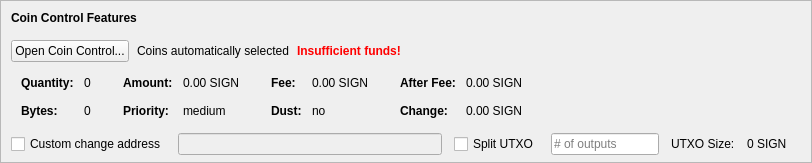
    <widget class="QFrame" name="frameCoinControl">
     <property name="sizePolicy">
      <sizepolicy hsizetype="Expanding" vsizetype="Expanding">
       <horstretch>0</horstretch>
       <verstretch>0</verstretch>
      </sizepolicy>
     </property>
     <property name="maximumSize">
      <size>
       <width>16777215</width>
       <height>16777215</height>
      </size>
     </property>
     <property name="frameShape">
      <enum>QFrame::StyledPanel</enum>
     </property>
     <property name="frameShadow">
      <enum>QFrame::Sunken</enum>
     </property>
     <layout class="QVBoxLayout" name="verticalLayoutCoinControl2">
      <property name="spacing">
       <number>0</number>
      </property>
      <property name="leftMargin">
       <number>0</number>
      </property>
      <property name="topMargin">
       <number>0</number>
      </property>
      <property name="rightMargin">
       <number>0</number>
      </property>
      <property name="bottomMargin">
       <number>6</number>
      </property>
      <item>
       <layout class="QVBoxLayout" name="verticalLayoutCoinControl" stretch="0,0,0,0,1">
        <property name="spacing">
         <number>0</number>
        </property>
        <property name="leftMargin">
         <number>10</number>
        </property>
        <property name="topMargin">
         <number>10</number>
        </property>
        <item>
         <layout class="QHBoxLayout" name="horizontalLayoutCoinControl1">
          <property name="bottomMargin">
           <number>15</number>
          </property>
          <item>
           <widget class="QLabel" name="labelCoinControlFeatures">
            <property name="sizePolicy">
             <sizepolicy hsizetype="Preferred" vsizetype="Maximum">
              <horstretch>0</horstretch>
              <verstretch>0</verstretch>
             </sizepolicy>
            </property>
            <property name="font">
             <font>
              <weight>75</weight>
              <bold>true</bold>
             </font>
            </property>
            <property name="styleSheet">
             <string notr="true">font-weight:bold;</string>
            </property>
            <property name="text">
             <string>Coin Control Features</string>
            </property>
           </widget>
          </item>
         </layout>
        </item>
        <item>
         <layout class="QHBoxLayout" name="horizontalLayoutCoinControl2" stretch="0,0,0,0">
          <property name="spacing">
           <number>8</number>
          </property>
          <property name="bottomMargin">
           <number>10</number>
          </property>
          <item>
           <widget class="QPushButton" name="pushButtonCoinControl">
            <property name="styleSheet">
             <string notr="true"/>
            </property>
            <property name="text">
             <string>Open Coin Control...</string>
            </property>
            <property name="autoDefault">
             <bool>false</bool>
            </property>
           </widget>
          </item>
          <item>
           <widget class="QLabel" name="labelCoinControlAutomaticallySelected">
            <property name="text">
             <string>Coins automatically selected</string>
            </property>
            <property name="margin">
             <number>5</number>
            </property>
           </widget>
          </item>
          <item>
           <widget class="QLabel" name="labelCoinControlInsuffFunds">
            <property name="font">
             <font>
              <weight>75</weight>
              <bold>true</bold>
             </font>
            </property>
            <property name="styleSheet">
             <string notr="true">color:red;font-weight:bold;</string>
            </property>
            <property name="text">
             <string>Insufficient funds!</string>
            </property>
            <property name="margin">
             <number>5</number>
            </property>
           </widget>
          </item>
          <item>
           <spacer name="horizontalSpacerCoinControl">
            <property name="orientation">
             <enum>Qt::Horizontal</enum>
            </property>
            <property name="sizeHint" stdset="0">
             <size>
              <width>40</width>
              <height>1</height>
             </size>
            </property>
           </spacer>
          </item>
         </layout>
        </item>
        <item>
         <widget class="QWidget" name="widgetCoinControl" native="true">
          <property name="sizePolicy">
           <sizepolicy hsizetype="Preferred" vsizetype="Preferred">
            <horstretch>0</horstretch>
            <verstretch>0</verstretch>
           </sizepolicy>
          </property>
          <property name="minimumSize">
           <size>
            <width>0</width>
            <height>0</height>
           </size>
          </property>
          <property name="styleSheet">
           <string notr="true"/>
          </property>
          <layout class="QHBoxLayout" name="horizontalLayoutCoinControl5">
           <property name="leftMargin">
            <number>0</number>
           </property>
           <property name="topMargin">
            <number>0</number>
           </property>
           <property name="rightMargin">
            <number>0</number>
           </property>
           <property name="bottomMargin">
            <number>0</number>
           </property>
           <item>
            <layout class="QHBoxLayout" name="horizontalLayoutCoinControl3" stretch="0,0,0,1">
             <property name="spacing">
              <number>20</number>
             </property>
             <property name="topMargin">
              <number>0</number>
             </property>
             <property name="bottomMargin">
              <number>10</number>
             </property>
             <item>
              <layout class="QFormLayout" name="formLayoutCoinControl1">
               <property name="horizontalSpacing">
                <number>10</number>
               </property>
               <property name="verticalSpacing">
                <number>14</number>
               </property>
               <property name="leftMargin">
                <number>10</number>
               </property>
               <property name="topMargin">
                <number>4</number>
               </property>
               <property name="rightMargin">
                <number>6</number>
               </property>
               <item row="0" column="0">
                <widget class="QLabel" name="labelCoinControlQuantityText">
                 <property name="font">
                  <font>
                   <weight>75</weight>
                   <bold>true</bold>
                  </font>
                 </property>
                 <property name="text">
                  <string>Quantity:</string>
                 </property>
                 <property name="margin">
                  <number>0</number>
                 </property>
                </widget>
               </item>
               <item row="0" column="1">
                <widget class="QLabel" name="labelCoinControlQuantity">
                 <property name="cursor">
                  <cursorShape>IBeamCursor</cursorShape>
                 </property>
                 <property name="contextMenuPolicy">
                  <enum>Qt::ActionsContextMenu</enum>
                 </property>
                 <property name="text">
                  <string notr="true">0</string>
                 </property>
                 <property name="margin">
                  <number>0</number>
                 </property>
                 <property name="textInteractionFlags">
                  <set>Qt::LinksAccessibleByMouse|Qt::TextSelectableByKeyboard|Qt::TextSelectableByMouse</set>
                 </property>
                </widget>
               </item>
               <item row="1" column="0">
                <widget class="QLabel" name="labelCoinControlBytesText">
                 <property name="font">
                  <font>
                   <weight>75</weight>
                   <bold>true</bold>
                  </font>
                 </property>
                 <property name="text">
                  <string>Bytes:</string>
                 </property>
                </widget>
               </item>
               <item row="1" column="1">
                <widget class="QLabel" name="labelCoinControlBytes">
                 <property name="cursor">
                  <cursorShape>IBeamCursor</cursorShape>
                 </property>
                 <property name="contextMenuPolicy">
                  <enum>Qt::ActionsContextMenu</enum>
                 </property>
                 <property name="text">
                  <string notr="true">0</string>
                 </property>
                 <property name="textInteractionFlags">
                  <set>Qt::LinksAccessibleByMouse|Qt::TextSelectableByKeyboard|Qt::TextSelectableByMouse</set>
                 </property>
                </widget>
               </item>
              </layout>
             </item>
             <item>
              <layout class="QFormLayout" name="formLayoutCoinControl2">
               <property name="horizontalSpacing">
                <number>10</number>
               </property>
               <property name="verticalSpacing">
                <number>14</number>
               </property>
               <property name="leftMargin">
                <number>6</number>
               </property>
               <property name="topMargin">
                <number>4</number>
               </property>
               <property name="rightMargin">
                <number>6</number>
               </property>
               <item row="0" column="0">
                <widget class="QLabel" name="labelCoinControlAmountText">
                 <property name="font">
                  <font>
                   <weight>75</weight>
                   <bold>true</bold>
                  </font>
                 </property>
                 <property name="text">
                  <string>Amount:</string>
                 </property>
                 <property name="margin">
                  <number>0</number>
                 </property>
                </widget>
               </item>
               <item row="0" column="1">
                <widget class="QLabel" name="labelCoinControlAmount">
                 <property name="cursor">
                  <cursorShape>IBeamCursor</cursorShape>
                 </property>
                 <property name="contextMenuPolicy">
                  <enum>Qt::ActionsContextMenu</enum>
                 </property>
                 <property name="text">
                  <string notr="true">0.00 SIGN</string>
                 </property>
                 <property name="textInteractionFlags">
                  <set>Qt::LinksAccessibleByMouse|Qt::TextSelectableByKeyboard|Qt::TextSelectableByMouse</set>
                 </property>
                </widget>
               </item>
               <item row="1" column="0">
                <widget class="QLabel" name="labelCoinControlPriorityText">
                 <property name="font">
                  <font>
                   <weight>75</weight>
                   <bold>true</bold>
                  </font>
                 </property>
                 <property name="text">
                  <string>Priority:</string>
                 </property>
                </widget>
               </item>
               <item row="1" column="1">
                <widget class="QLabel" name="labelCoinControlPriority">
                 <property name="cursor">
                  <cursorShape>IBeamCursor</cursorShape>
                 </property>
                 <property name="contextMenuPolicy">
                  <enum>Qt::ActionsContextMenu</enum>
                 </property>
                 <property name="text">
                  <string>medium</string>
                 </property>
                 <property name="textInteractionFlags">
                  <set>Qt::LinksAccessibleByMouse|Qt::TextSelectableByKeyboard|Qt::TextSelectableByMouse</set>
                 </property>
                </widget>
               </item>
              </layout>
             </item>
             <item>
              <layout class="QFormLayout" name="formLayoutCoinControl3">
               <property name="horizontalSpacing">
                <number>10</number>
               </property>
               <property name="verticalSpacing">
                <number>14</number>
               </property>
               <property name="leftMargin">
                <number>6</number>
               </property>
               <property name="topMargin">
                <number>4</number>
               </property>
               <property name="rightMargin">
                <number>6</number>
               </property>
               <item row="0" column="0">
                <widget class="QLabel" name="labelCoinControlFeeText">
                 <property name="font">
                  <font>
                   <weight>75</weight>
                   <bold>true</bold>
                  </font>
                 </property>
                 <property name="text">
                  <string>Fee:</string>
                 </property>
                 <property name="margin">
                  <number>0</number>
                 </property>
                </widget>
               </item>
               <item row="0" column="1">
                <widget class="QLabel" name="labelCoinControlFee">
                 <property name="cursor">
                  <cursorShape>IBeamCursor</cursorShape>
                 </property>
                 <property name="contextMenuPolicy">
                  <enum>Qt::ActionsContextMenu</enum>
                 </property>
                 <property name="text">
                  <string notr="true">0.00 SIGN</string>
                 </property>
                 <property name="textInteractionFlags">
                  <set>Qt::LinksAccessibleByMouse|Qt::TextSelectableByKeyboard|Qt::TextSelectableByMouse</set>
                 </property>
                </widget>
               </item>
               <item row="1" column="0">
                <widget class="QLabel" name="labelCoinControlLowOutputText">
                 <property name="font">
                  <font>
                   <weight>75</weight>
                   <bold>true</bold>
                  </font>
                 </property>
                 <property name="text">
                  <string>Dust:</string>
                 </property>
                </widget>
               </item>
               <item row="1" column="1">
                <widget class="QLabel" name="labelCoinControlLowOutput">
                 <property name="cursor">
                  <cursorShape>IBeamCursor</cursorShape>
                 </property>
                 <property name="contextMenuPolicy">
                  <enum>Qt::ActionsContextMenu</enum>
                 </property>
                 <property name="text">
                  <string>no</string>
                 </property>
                 <property name="textInteractionFlags">
                  <set>Qt::LinksAccessibleByMouse|Qt::TextSelectableByKeyboard|Qt::TextSelectableByMouse</set>
                 </property>
                </widget>
               </item>
              </layout>
             </item>
             <item>
              <layout class="QFormLayout" name="formLayoutCoinControl4">
               <property name="horizontalSpacing">
                <number>10</number>
               </property>
               <property name="verticalSpacing">
                <number>14</number>
               </property>
               <property name="leftMargin">
                <number>6</number>
               </property>
               <property name="topMargin">
                <number>4</number>
               </property>
               <property name="rightMargin">
                <number>6</number>
               </property>
               <item row="0" column="0">
                <widget class="QLabel" name="labelCoinControlAfterFeeText">
                 <property name="font">
                  <font>
                   <weight>75</weight>
                   <bold>true</bold>
                  </font>
                 </property>
                 <property name="text">
                  <string>After Fee:</string>
                 </property>
                 <property name="margin">
                  <number>0</number>
                 </property>
                </widget>
               </item>
               <item row="0" column="1">
                <widget class="QLabel" name="labelCoinControlAfterFee">
                 <property name="cursor">
                  <cursorShape>IBeamCursor</cursorShape>
                 </property>
                 <property name="contextMenuPolicy">
                  <enum>Qt::ActionsContextMenu</enum>
                 </property>
                 <property name="text">
                  <string notr="true">0.00 SIGN</string>
                 </property>
                 <property name="textInteractionFlags">
                  <set>Qt::LinksAccessibleByMouse|Qt::TextSelectableByKeyboard|Qt::TextSelectableByMouse</set>
                 </property>
                </widget>
               </item>
               <item row="1" column="0">
                <widget class="QLabel" name="labelCoinControlChangeText">
                 <property name="font">
                  <font>
                   <weight>75</weight>
                   <bold>true</bold>
                  </font>
                 </property>
                 <property name="text">
                  <string>Change:</string>
                 </property>
                </widget>
               </item>
               <item row="1" column="1">
                <widget class="QLabel" name="labelCoinControlChange">
                 <property name="cursor">
                  <cursorShape>IBeamCursor</cursorShape>
                 </property>
                 <property name="contextMenuPolicy">
                  <enum>Qt::ActionsContextMenu</enum>
                 </property>
                 <property name="text">
                  <string notr="true">0.00 SIGN</string>
                 </property>
                 <property name="textInteractionFlags">
                  <set>Qt::LinksAccessibleByMouse|Qt::TextSelectableByKeyboard|Qt::TextSelectableByMouse</set>
                 </property>
                </widget>
               </item>
              </layout>
             </item>
            </layout>
           </item>
          </layout>
         </widget>
        </item>
        <item>
         <layout class="QHBoxLayout" name="horizontalLayoutCoinControl4" stretch="0,0,0,0,0,0,0">
          <property name="spacing">
           <number>12</number>
          </property>
          <property name="sizeConstraint">
           <enum>QLayout::SetDefaultConstraint</enum>
          </property>
          <property name="topMargin">
           <number>5</number>
          </property>
          <property name="rightMargin">
           <number>5</number>
          </property>
          <item>
           <widget class="QCheckBox" name="checkBoxCoinControlChange">
            <property name="toolTip">
             <string>If this is activated, but the change address is empty or invalid, change will be sent to a newly generated address.</string>
            </property>
            <property name="text">
             <string>Custom change address</string>
            </property>
           </widget>
          </item>
          <item>
           <widget class="QValidatedLineEdit" name="lineEditCoinControlChange">
            <property name="enabled">
             <bool>false</bool>
            </property>
            <property name="sizePolicy">
             <sizepolicy hsizetype="Expanding" vsizetype="Fixed">
              <horstretch>0</horstretch>
              <verstretch>0</verstretch>
             </sizepolicy>
            </property>
           </widget>
          </item>
          <item>
           <widget class="QCheckBox" name="splitBlockCheckBox">
            <property name="text">
             <string>Split UTXO</string>
            </property>
           </widget>
          </item>
          <item>
           <widget class="QLineEdit" name="splitBlockLineEdit">
            <property name="sizePolicy">
             <sizepolicy hsizetype="Fixed" vsizetype="Fixed">
              <horstretch>50</horstretch>
              <verstretch>0</verstretch>
             </sizepolicy>
            </property>
            <property name="placeholderText">
             <string># of outputs</string>
            </property>
           </widget>
          </item>
          <item>
           <widget class="QLabel" name="labelBlockSizeText">
            <property name="text">
             <string>UTXO Size:</string>
            </property>
           </widget>
          </item>
          <item>
           <widget class="QLabel" name="labelBlockSize">
            <property name="text">
             <string>0 SIGN</string>
            </property>
           </widget>
          </item>
          <item>
           <widget class="QLabel" name="labelCoinControlChangeLabel">
            <property name="sizePolicy">
             <sizepolicy hsizetype="Preferred" vsizetype="Expanding">
              <horstretch>0</horstretch>
              <verstretch>0</verstretch>
             </sizepolicy>
            </property>
            <property name="minimumSize">
             <size>
              <width>0</width>
              <height>0</height>
             </size>
            </property>
            <property name="text">
             <string/>
            </property>
            <property name="margin">
             <number>3</number>
            </property>
           </widget>
          </item>
         </layout>
        </item>
        <item>
         <spacer name="verticalSpacerCoinControl">
          <property name="orientation">
           <enum>Qt::Vertical</enum>
          </property>
          <property name="sizeHint" stdset="0">
           <size>
            <width>800</width>
            <height>1</height>
           </size>
          </property>
         </spacer>
        </item>
       </layout>
      </item>
     </layout>
    </widget>
